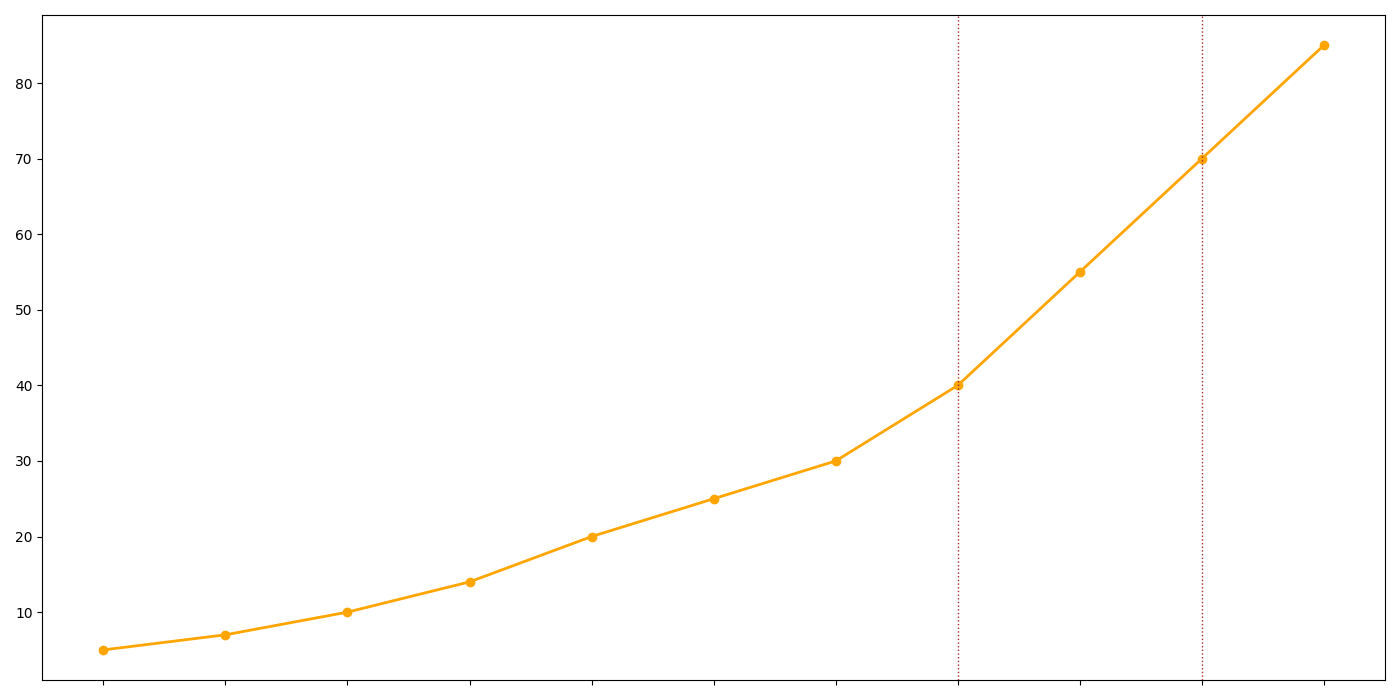

Source code (Python):
import matplotlib.pyplot as plt
import numpy as np

years = np.arange(2012, 2023)

metropolis_speeds = np.array([5, 7, 10, 14, 20, 25, 30, 40, 55, 70, 85])

fig, ax = plt.subplots(figsize=(14, 7))

ax.plot(years, metropolis_speeds, color='orange', marker='o', linestyle='-', linewidth=2)

ax.axvline(x=2019, color='brown', linestyle=':', linewidth=1)
ax.axvline(x=2021, color='brown', linestyle=':', linewidth=1)

ax.set_xticks(years)
ax.set_xticklabels([''] * len(years))

plt.tight_layout()
plt.show()
